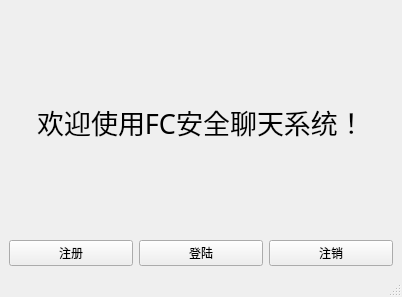
<?xml version="1.0" encoding="UTF-8"?>
<ui version="4.0">
 <class>MainWindow</class>
 <widget class="QMainWindow" name="MainWindow">
  <property name="geometry">
   <rect>
    <x>0</x>
    <y>0</y>
    <width>402</width>
    <height>297</height>
   </rect>
  </property>
  <property name="windowTitle">
   <string>MainWindow</string>
  </property>
  <widget class="QWidget" name="centralwidget">
   <layout class="QGridLayout" name="gridLayout_2">
    <item row="0" column="0">
     <layout class="QGridLayout" name="gridLayout">
      <item row="1" column="0">
       <layout class="QHBoxLayout" name="horizontalLayout_2">
        <item>
         <widget class="QPushButton" name="pushButton_register">
          <property name="text">
           <string>注册</string>
          </property>
         </widget>
        </item>
        <item>
         <widget class="QPushButton" name="pushButton_login">
          <property name="text">
           <string>登陆</string>
          </property>
         </widget>
        </item>
        <item>
         <widget class="QPushButton" name="pushButton_exit">
          <property name="text">
           <string>注销</string>
          </property>
         </widget>
        </item>
       </layout>
      </item>
      <item row="0" column="0">
       <widget class="QLabel" name="label">
        <property name="font">
         <font>
          <family>楷体</family>
          <pointsize>20</pointsize>
         </font>
        </property>
        <property name="text">
         <string>欢迎使用FC安全聊天系统！</string>
        </property>
        <property name="alignment">
         <set>Qt::AlignCenter</set>
        </property>
       </widget>
      </item>
     </layout>
    </item>
   </layout>
  </widget>
  <widget class="QStatusBar" name="statusbar"/>
 </widget>
 <resources/>
 <connections/>
</ui>
